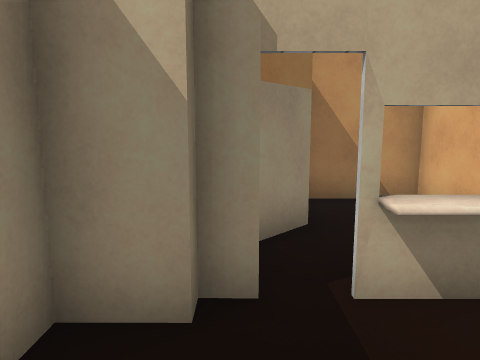
view 1 (above)

12 first-person views from a walk through a scene from a Unity 3-D project. The camera is 1.5 m above the floor, tilts 8° down and sees 70° across. The floor is counted in squares, 1 m on a side. Each view is taken from the middle of a square. On the plan, view 1 faces up. The plan holds only what a view shows up to about 16 squares ahead; the rest is blank. The place goes on beyond the plan. Surface patterns are stand-ins for the level's own textures.

view 2
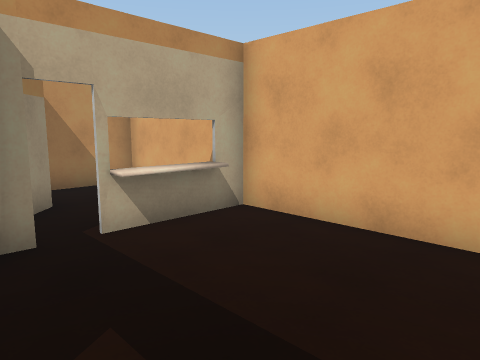

view 3
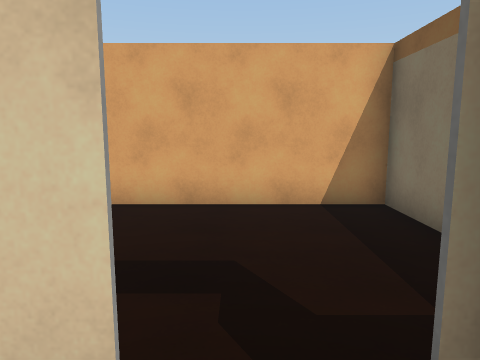

view 4
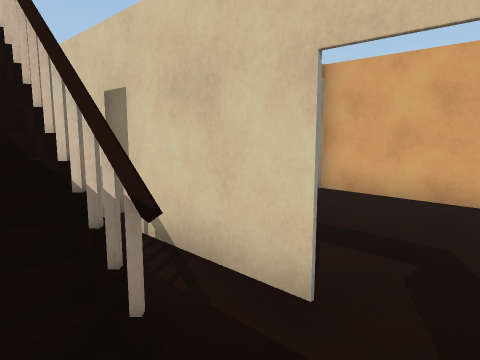

view 5
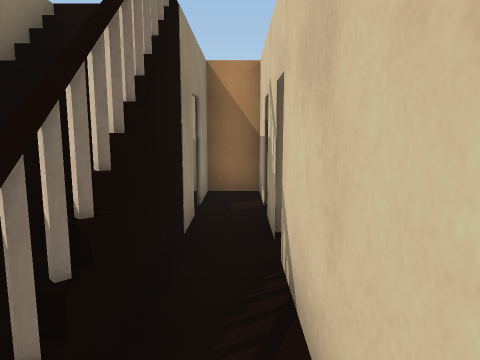

view 6
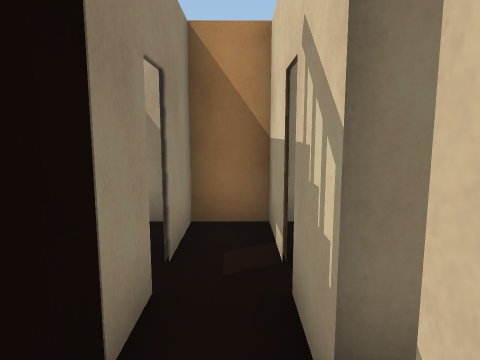

view 7
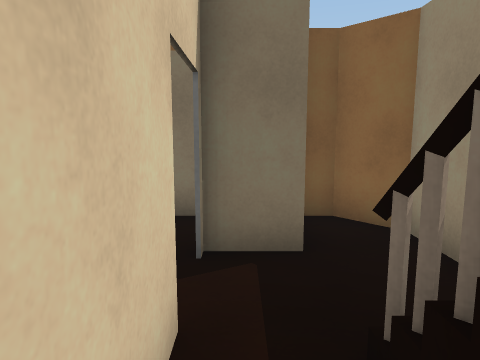

view 8
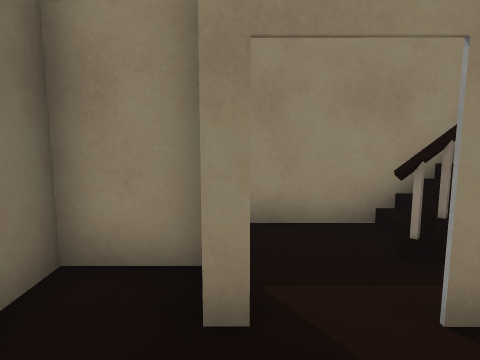

view 9
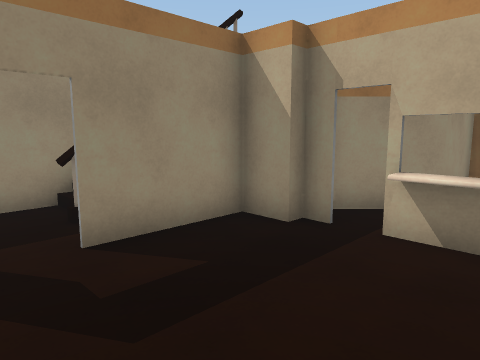

view 10
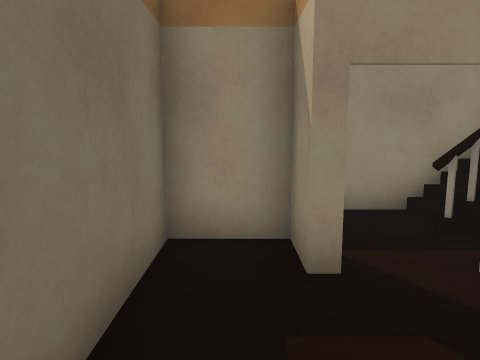

view 11
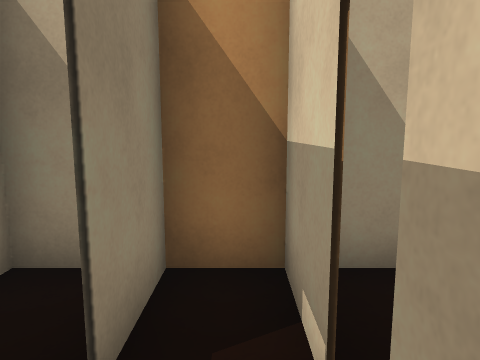

view 12
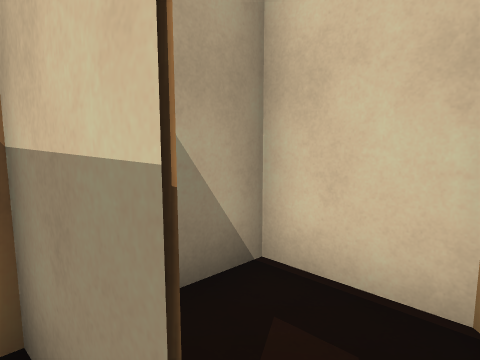

### Floor plan
Key: @ floor where view 1 was taken; # wall or solid block; x gap in a wall; . floor; / step, stairs or slope; = window, fence, low wall or low ledge; v drop or lower ground.
Columns run from 5 left of view 1 to 4 right of it. Each row starts with its distance up from view 1.
  8 ##########
  7  .#.#.#..#
  6  .x.x.#. #
  5   x.###. #
  4 vv#.##.. #
  3 v/#.##x==#
  2 #/#.#....#
  1 #/#.#....#
  0 #.#.#@...#
 -1 #........#
 -2 #.##.....#
 -3 #.#......#
 -4 ##########

Positions as (right, up) in squares from view 1, and headings:
1: (0, 0), facing up
2: (-1, -2), facing up-right
3: (-3, -1), facing right
4: (-4, -2), facing up-right
5: (-2, -1), facing up
6: (-2, 2), facing up
7: (-2, 2), facing down
8: (1, -2), facing left
9: (3, -2), facing up-left
10: (2, -3), facing left
11: (-2, 4), facing up
12: (-2, 5), facing up-right
